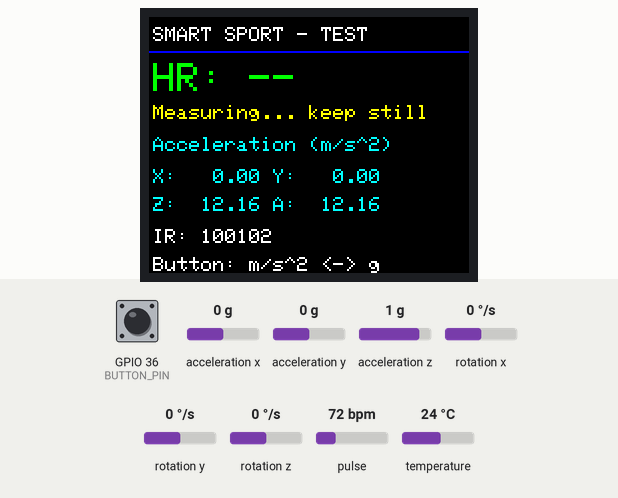
Recording of a sketch running on a simulated ESP32. Parts: 160×128 colour display. Inputs (shaded band) come from the test bench; at power-on: GPIO 36 (BUTTON_PIN) HIGH, acceleration x 0 g, acceleration y 0 g, acceleration z 1 g, pulse 72 bpm, rotation x 0 °/s, rotation y 0 °/s, rotation z 0 °/s, temperature 24 °C. What the sketch prints to the serial monitor is not drawn.

Above: at 1.4 s.
1.5 s: GPIO 36 (BUTTON_PIN) pulled LOW for 0.15 s
At 1.73 s:
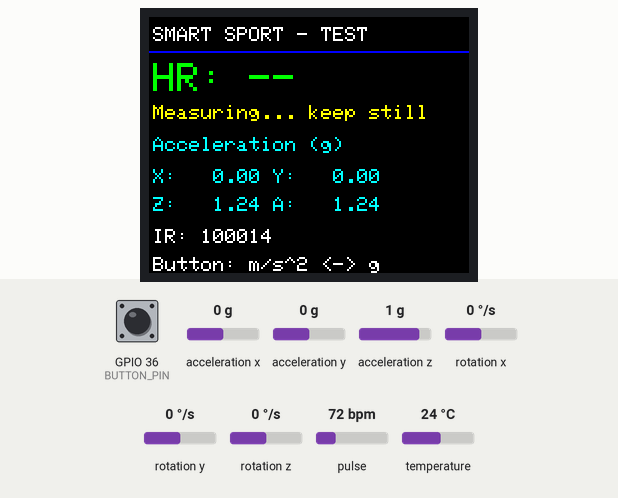
2.2 s: acceleration x set to -1.4 g
At 3.54 s:
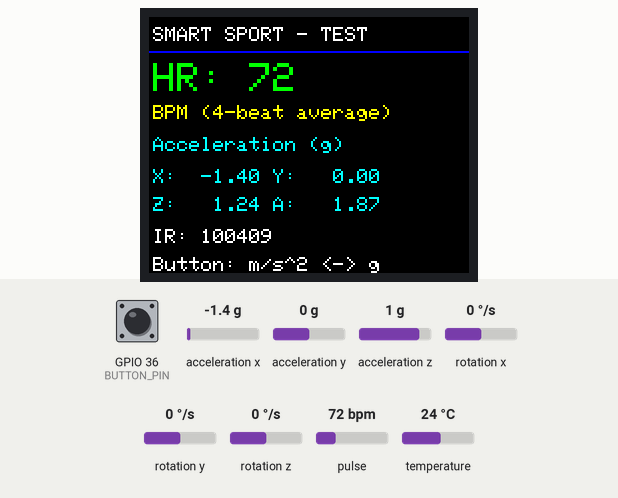
5.2 s: acceleration y set to -1.4 g
At 5.34 s:
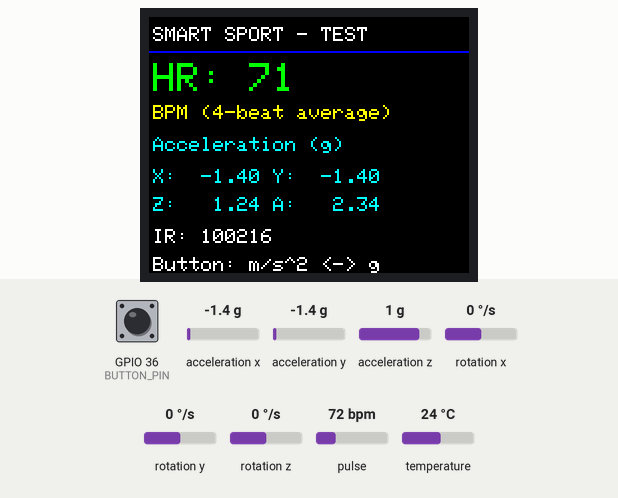
6.7 s: GPIO 36 (BUTTON_PIN) pulled LOW for 1 s
At 6.94 s:
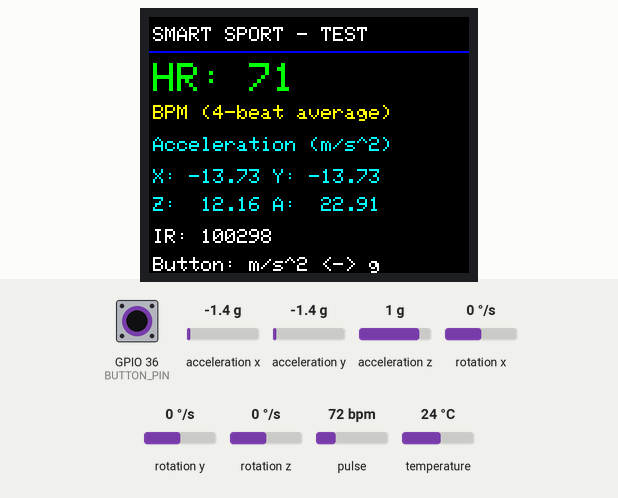
8.3 s: acceleration z set to -1.4 g
At 8.55 s:
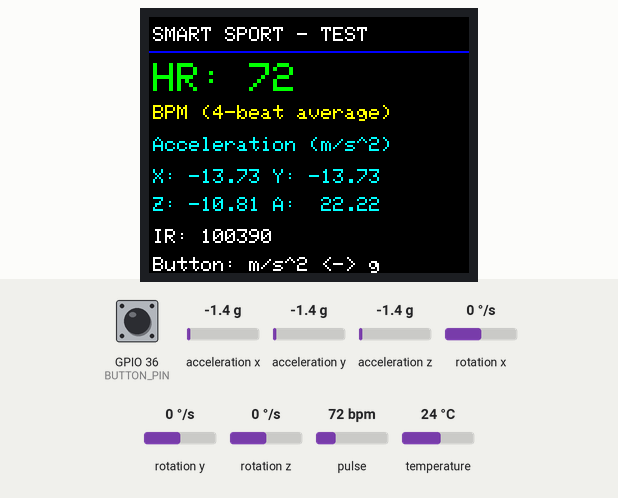
9.9 s: pulse set to 42 bpm
At 10.15 s:
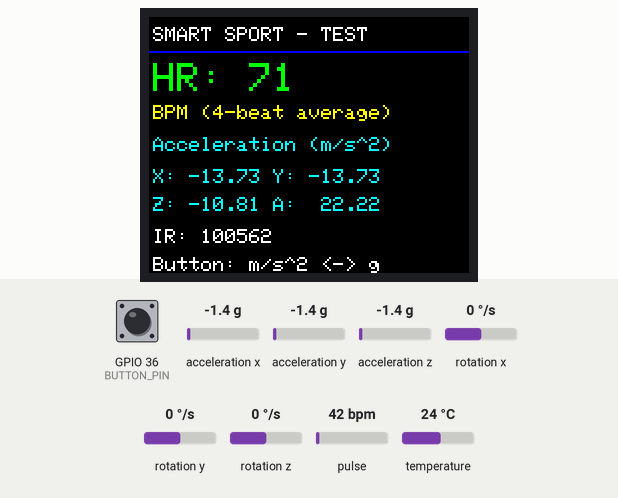
Timing chart, 0 to 12.5 s (numbered marks = the images above; inputs shaded):
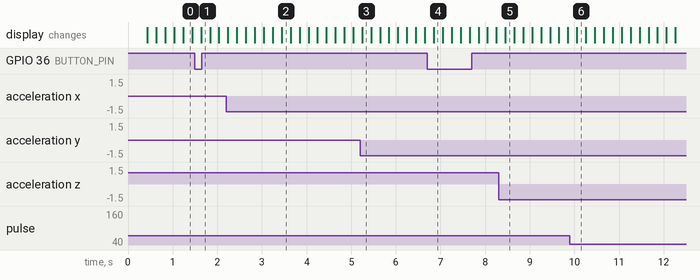

Measured:
- after the input at 1.5 s, the display: changes after 0.14 s (image 1)

The sketch:

SmartSportTest.ino
```cpp
// ESP32 DevKit/WROOM + ST7735 128x160 + MPU6050 + MAX30102
#include <Arduino.h>
#include <Wire.h>
#include <SPI.h>
#include <Adafruit_GFX.h>
#include <Adafruit_ST7735.h>
#include <Adafruit_MPU6050.h>
#include <Adafruit_Sensor.h>
#include <MAX30105.h>  // SparkFun library also supports MAX30102
#include <heartRate.h>
#include <math.h>

constexpr int SDA_PIN = 21, SCL_PIN = 22;
constexpr int TFT_SCLK = 2, TFT_MOSI = 4;
constexpr int TFT_CS = 14, TFT_DC = 13, TFT_RST = 12;
constexpr int BUTTON_PIN = 36; // Button to GND; external 10k pull-up to 3V3 required
constexpr uint32_t FINGER_IR_THRESHOLD = 50000; // Adjust for your module
constexpr float STANDARD_GRAVITY = 9.80665f;
// Preliminary Z calibration from stationary readings +7.4 / -12.7 m/s^2.
constexpr float ACCEL_Z_OFFSET = -2.65f; // m/s^2
constexpr float ACCEL_Z_SCALE = STANDARD_GRAVITY / 10.05f;
constexpr uint8_t RATE_COUNT = 4;

Adafruit_ST7735 tft(TFT_CS, TFT_DC, TFT_RST);
Adafruit_MPU6050 mpu;
MAX30105 pulse;
bool mpuOK = false, pulseOK = false, fingerPresent = false, useG = false;
float ax = 0, ay = 0, az = 0, bpm = 0;
float rates[RATE_COUNT] = {};
uint8_t rateIndex = 0, rateUsed = 0;
uint32_t ir = 0, lastBeat = 0, fingerSince = 0;
uint32_t lastSample = 0, lastAccel = 0, lastScreen = 0;
bool haveBeat = false;

void resetRate() {
  bpm = 0;
  rateIndex = rateUsed = 0;
  lastBeat = 0;
  haveBeat = false;
  for (uint8_t i = 0; i < RATE_COUNT; ++i) rates[i] = 0;
}

void readHeartRate() {
  if (!pulseOK) return;
  pulse.check();
  while (pulse.available()) {
    ir = pulse.getFIFOIR();
    pulse.nextSample();
    uint32_t now = millis();
    lastSample = now;
    bool present = ir >= FINGER_IR_THRESHOLD;
    if (present != fingerPresent) {
      fingerPresent = present;
      fingerSince = now;
      resetRate();
    }
    // Feed every sample to the filter, including samples without a finger.
    bool beat = checkForBeat(ir);
    if (!fingerPresent || now - fingerSince < 2000) continue;
    if (beat) {
      if (haveBeat) {
        uint32_t interval = now - lastBeat;
        float candidate = interval ? 60000.0f / interval : 0;
        if (candidate >= 30 && candidate <= 220) {
          rates[rateIndex] = candidate;
          rateIndex = (rateIndex + 1) % RATE_COUNT;
          if (rateUsed < RATE_COUNT) ++rateUsed;
          float total = 0;
          for (uint8_t i = 0; i < rateUsed; ++i) total += rates[i];
          bpm = total / rateUsed;
        }
      }
      lastBeat = now;
      haveBeat = true;
    }
  }
  uint32_t now = millis();
  if (now - lastSample > 1000) {
    fingerPresent = false;
    fingerSince = now;
    resetRate();
  }
  if (haveBeat && now - lastBeat > 3000) resetRate();
}

void readButton() {
  static int previous = HIGH, stable = HIGH;
  static uint32_t changedAt = 0;
  int current = digitalRead(BUTTON_PIN);
  if (current != previous) { previous = current; changedAt = millis(); }
  if (millis() - changedAt >= 30 && current != stable) {
    stable = current;
    if (stable == LOW) useG = !useG;
  }
}

void renderScreen() {
  char line[32];
  tft.fillRect(0, 20, tft.width(), 99, ST77XX_BLACK);
  tft.setTextColor(ST77XX_GREEN, ST77XX_BLACK);
  tft.setTextSize(2);
  tft.setCursor(2, 23);
  if (bpm > 0) snprintf(line, sizeof(line), "HR: %.0f", bpm);
  else snprintf(line, sizeof(line), "HR: --");
  tft.print(line);
  tft.setTextSize(1);
  tft.setCursor(2, 44);
  tft.setTextColor(ST77XX_YELLOW, ST77XX_BLACK);
  if (!pulseOK) tft.print("MAX30102 NOT FOUND");
  else if (millis() - lastSample > 1000) tft.print("MAX30102 NO DATA");
  else if (!fingerPresent) tft.print("Place finger on sensor");
  else if (bpm == 0) tft.print("Measuring... keep still");
  else tft.print("BPM (4-beat average)");

  tft.setTextColor(ST77XX_CYAN, ST77XX_BLACK);
  tft.setCursor(2, 60);
  tft.print(useG ? "Acceleration (g)" : "Acceleration (m/s^2)");
  if (!mpuOK) {
    tft.setCursor(2, 77);
    tft.setTextColor(ST77XX_RED, ST77XX_BLACK);
    tft.print("MPU6050 NOT FOUND");
  } else {
    float divisor = useG ? STANDARD_GRAVITY : 1.0f;
    float magnitude = sqrtf(ax * ax + ay * ay + az * az);
    snprintf(line, sizeof(line), "X:%7.2f Y:%7.2f", ax / divisor, ay / divisor);
    tft.setCursor(2, 76); tft.print(line);
    snprintf(line, sizeof(line), "Z:%7.2f A:%7.2f", az / divisor, magnitude / divisor);
    tft.setCursor(2, 90); tft.print(line);
  }
  snprintf(line, sizeof(line), "IR: %lu", (unsigned long)ir);
  tft.setTextColor(ST77XX_WHITE, ST77XX_BLACK);
  tft.setCursor(2, 106); tft.print(line);
}

void setup() {
  Serial.begin(115200);
  pinMode(BUTTON_PIN, INPUT); // GPIO36 has no internal pull-up/pull-down
  Wire.begin(SDA_PIN, SCL_PIN);
  Wire.setClock(400000);
  Wire.setTimeOut(20);
  SPI.begin(TFT_SCLK, -1, TFT_MOSI, TFT_CS);
  tft.initR(INITR_BLACKTAB); // Try INITR_GREENTAB / INITR_REDTAB if needed
  tft.setRotation(1); // Landscape 160x128
  tft.setTextWrap(false);
  tft.fillScreen(ST77XX_BLACK);
  tft.setTextSize(1);
  tft.setTextColor(ST77XX_WHITE);
  tft.setCursor(2, 5); tft.print("SMART SPORT - TEST");
  tft.drawFastHLine(0, 17, tft.width(), ST77XX_BLUE);
  tft.setCursor(2, 120); tft.print("Button: m/s^2 <-> g");

  mpuOK = mpu.begin(0x68, &Wire);
  if (!mpuOK) mpuOK = mpu.begin(0x69, &Wire);
  if (mpuOK) {
    mpu.setAccelerometerRange(MPU6050_RANGE_8_G);
    mpu.setGyroRange(MPU6050_RANGE_500_DEG);
    mpu.setFilterBandwidth(MPU6050_BAND_21_HZ);
  }
  pulseOK = pulse.begin(Wire, I2C_SPEED_FAST);
  if (pulseOK) {
    // Red + IR, 400 samples/s averaged by 4 => 100 FIFO samples/s.
    pulse.setup(0x1F, 4, 2, 400, 411, 4096);
    pulse.clearFIFO();
  }
  Serial.printf("MPU6050: %s; MAX30102: %s\n", mpuOK ? "OK" : "FAILED", pulseOK ? "OK" : "FAILED");
  renderScreen();
}

void loop() {
  readHeartRate();
  readButton();
  uint32_t now = millis();
  if (mpuOK && now - lastAccel >= 50) {
    lastAccel = now;
    sensors_event_t a, g, temperature;
    if (mpu.getEvent(&a, &g, &temperature)) {
      ax = a.acceleration.x;
      ay = a.acceleration.y;
      az = (a.acceleration.z - ACCEL_Z_OFFSET) * ACCEL_Z_SCALE;
    } else {
      mpuOK = false; // Reboot after correcting wiring
    }
  }
  if (now - lastScreen >= 200) {
    lastScreen = now;
    renderScreen();
    Serial.printf("IR=%lu, finger=%d, BPM=%.1f, X=%.2f, Y=%.2f, Z=%.2f m/s^2\n",
                  (unsigned long)ir, fingerPresent, bpm, ax, ay, az);
  }
  delay(1);
}
```
